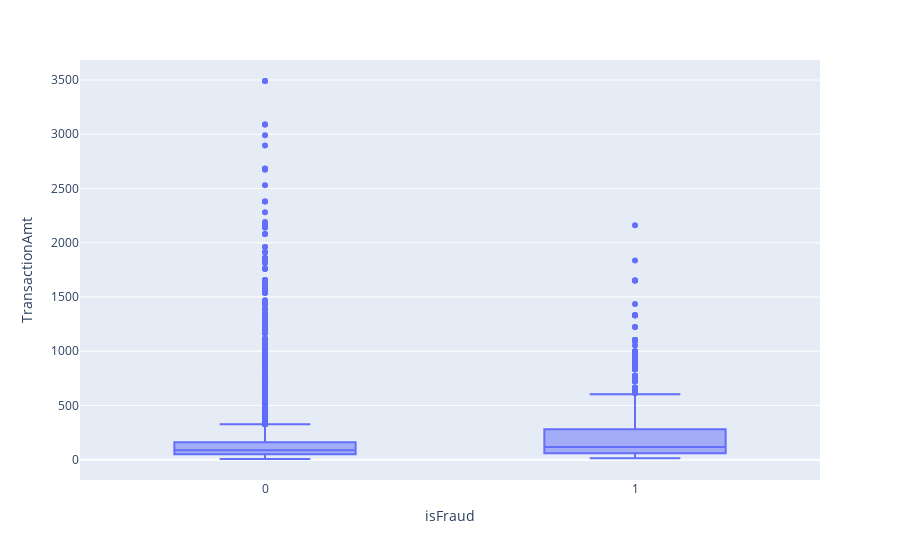

Notebook code for this chart:
### Code cell
px.box(train_full_post, x="isFraud", y="TransactionAmt")

### Figure 1 — Plotly figure (JSON) as saved in the notebook; plotly's stock layout.template omitted (floating-point values rounded to 4 significant figures; data arrays with more than 128 entries replaced by an {"elided": "..."} marker saying what was removed)
{"data": [{"alignmentgroup": "True", "hovertemplate": "isFraud=%{x}<br>TransactionAmt=%{y}<extra></extra>", "legendgroup": "", "marker": {"color": "#636efa"}, "name": "", "notched": false, "offsetgroup": "", "orientation": "v", "showlegend": false, "type": "box", "x": {"elided": "40737 int values"}, "x0": " ", "xaxis": "x", "y": {"elided": "40737 float values"}, "y0": " ", "yaxis": "y"}], "layout": {"boxmode": "group", "legend": {"tracegroupgap": 0}, "margin": {"t": 60}, "xaxis": {"anchor": "y", "domain": [0, 1], "title": {"text": "isFraud"}}, "yaxis": {"anchor": "x", "domain": [0, 1], "title": {"text": "TransactionAmt"}}}}
